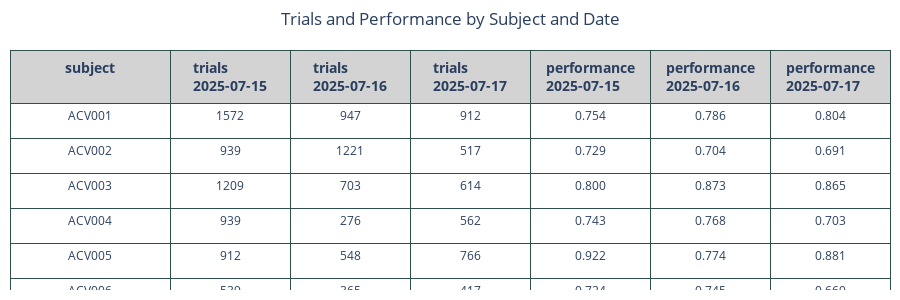

Notebook cell for this chart:
### Code cell
# get the number of trials and performance of each animal for the past days
ndays = 3
df_nt_per = df.groupby(['subject', 'year_month_day']).agg(
    trials=('trial', 'count'),
    performance=('correct', 'mean')
).reset_index()
# make the performance only with three decimal points
df_nt_per['performance'] = df_nt_per['performance'].apply(lambda x: f"{x:.3f}")
# pivot to have the year_month_day as columns
df_nt_per = df_nt_per.pivot(index='subject', columns='year_month_day', values=['trials', 'performance'])
# select the last X days from the multilevel columns
df_nt_per_last = df_nt_per.loc[:, df_nt_per.columns.get_level_values(1).isin(df_nt_per.columns.levels[1][-ndays:])]
df_nt_per_last.reset_index(inplace=True)
# Render table adapting the multilevel columns
df_nt_per_last.columns = df_nt_per_last.columns.map(lambda x: f"{x[0]}_{x[1]}" if x[1] else x[0])
fig = plots.plot_table_from_df(df_nt_per_last, title="Trials and Performance by Subject and Date")
fig.show()

### Figure 1 — Plotly figure (JSON) as saved in the notebook; plotly's stock layout.template omitted (floating-point values rounded to 4 significant figures)
{"data": [{"cells": {"align": "center", "fill": {"color": "white"}, "font": {"size": 12}, "height": 35, "line": {"color": "darkslategray"}, "values": [["ACV001", "ACV002", "ACV003", "ACV004", "ACV005", "ACV006", "ACV007", "ACV008", "ACV009", "ACV010"], [1572, 939, 1209, 939, 912, 539, 389, 819, 629, 894], [947, 1221, 703, 276, 548, 365, 824, 653, 992, 1509], [912, 517, 614, 562, 766, 417, 636, 523, 594, 777], ["0.754", "0.729", "0.800", "0.743", "0.922", "0.724", "0.877", "0.706", "0.836", "0.751"], ["0.786", "0.704", "0.873", "0.768", "0.774", "0.745", "0.847", "0.717", "0.800", "0.755"], ["0.804", "0.691", "0.865", "0.703", "0.881", "0.669", "0.882", "0.679", "0.857", "0.762"]]}, "columnwidth": [80, 60, 60, 60, 60, 60, 60, 60], "header": {"align": "center", "fill": {"color": "lightgray"}, "font": {"size": 14}, "height": 40, "line": {"color": "darkslategray"}, "values": ["<b>subject</b>", "<b>trials<br>2025-07-15</b>", "<b>trials<br>2025-07-16</b>", "<b>trials<br>2025-07-17</b>", "<b>performance<br>2025-07-15</b>", "<b>performance<br>2025-07-16</b>", "<b>performance<br>2025-07-17</b>"]}, "type": "table"}], "layout": {"height": 300, "margin": {"b": 10, "l": 10, "r": 10, "t": 50}, "title": {"text": "Trials and Performance by Subject and Date", "x": 0.5}}}
